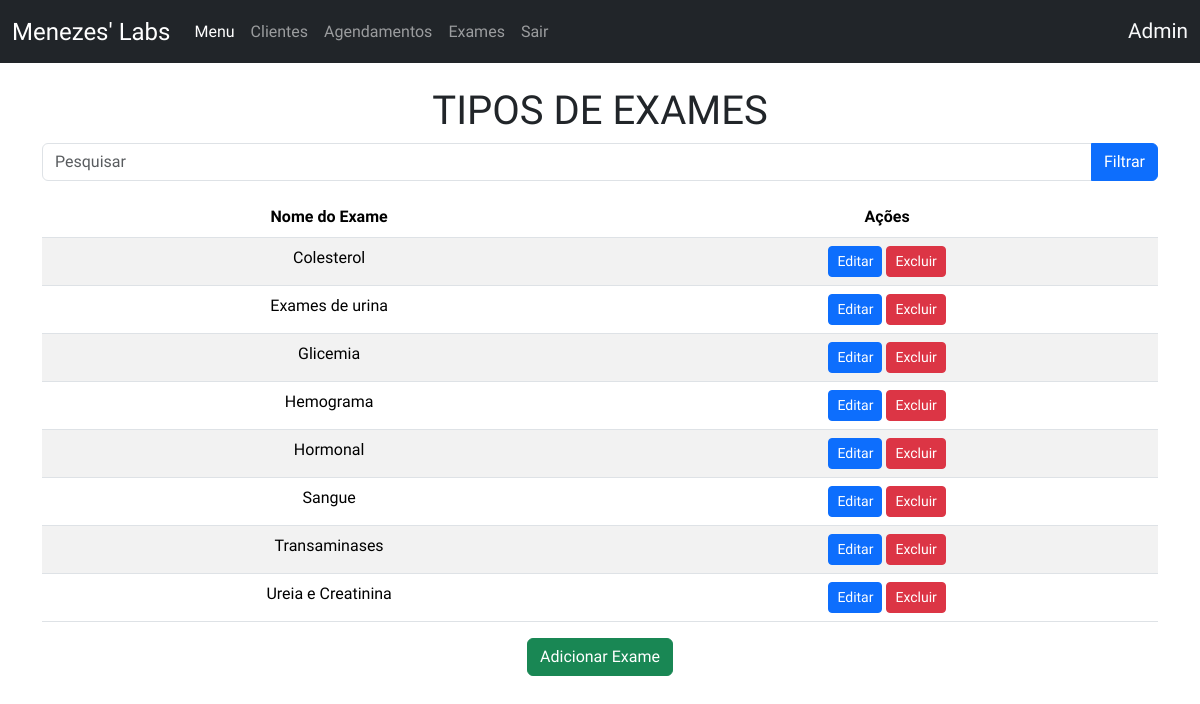
/exames-admin/ (signed in), run on the app's committed database.
### crud/models.py (models this page shows, shortened)
class Base(models.Model):
    criado = models.DateTimeField(verbose_name ='Criado em',auto_now_add=True)
    modificado = models.DateTimeField(verbose_name ='Modificado em',auto_now=True)
    ativo = models.BooleanField(verbose_name ='Ativo?',default=True)
    class Meta:
        abstract = True

class Exame(Base):
    nome = models.CharField('Nome',max_length=100)
    class Meta:
        verbose_name = 'Exame'
        verbose_name_plural = 'Exames'
        ordering = ['nome']

### crud/views.py (the view)
# urls.py: path('exames-admin/', AdminExameView.as_view(), name='exames_admin'),
class AdminExameView(UserPassesTestMixin, ListView):
    model = Exame
    template_name = 'adm/exame/list.html'
    context_object_name = 'exames'
    def get_queryset(self):
        query = super().get_queryset()
        filtro_nome = self.request.GET.get('filtro_nome')
        if filtro_nome:
            query = query.filter(nome__startswith=filtro_nome)
        return query
    def test_func(self):
        return self.request.user.is_superuser

### crud/templates/adm/exame/list.html (shortened to what this page needs)
{% extends 'base.html' %}
{% block content %}
    <div class="table-container" style="text-align: center;">
        <h1 style="margin-top: 3vh;">Tipos de Exames</h1>
        <form class="mb-3" method="get" action="">
            <div class="input-group">
                <input class="form-control" type="text" name="filtro_nome" placeholder="Pesquisar">
                <button class="btn btn-primary" type="submit">Filtrar</button>
            </div>
        </form>
        <table class="table table-striped">
            <thead class="thead-dark">
                <tr>
                    <th scope="col"><strong>Nome do Exame</strong></th>
                    <th scope="col"><strong>Ações</strong></th>
                </tr>
            </thead>
            <tbody>
                {% for exame in exames %}
                    <tr>
                        <td>{{ exame.nome }}</td>
                        <td>
                            <a href="{% url 'exames_update_admin' pk=exame.pk %}" class="btn btn-primary btn-sm">Editar</a>
                            <a href="{% url 'exames_delete_admin' pk=exame.pk %}" class="btn btn-danger btn-sm">Excluir</a>
                        </td>
                    </tr>
                {% endfor %}
                </tbody>
            </table>
            <a href="{% url 'exames_create_admin' %}" class="btn btn-success button mb-4">Adicionar Exame</a>
{% endblock %}

### crud/templates/componentes/navbar.html (shortened to what this page needs)
<nav class="navbar navbar-expand-lg navbar-dark bg-dark">
  <div class="container-fluid">
    <a class="navbar-brand" style="font-size: 1.5em;" href="{% url 'index' %}">Menezes' Labs</a>
    <div class="collapse navbar-collapse" id="navbarText">
      <ul class="navbar-nav me-auto mb-2 mb-lg-0">
        <li class="nav-item">
          <a class="nav-link active" aria-current="page" href="{% url 'index' %}">
            {% if user.is_superuser %}
              Menu
            {% else %}
              Meus exames
            {% endif %}
          </a>
        </li>
        {% if user.is_superuser %}
        <li class="nav-item">
          <a class="nav-link" href="{% url 'usuarios_admin' %}">Clientes</a>
        </li>
          <li class="nav-item">
            <a class="nav-link" href="{% url 'admin' %}">Agendamentos</a>
          </li>
          <li class="nav-item">
            <a class="nav-link" href="{% url 'exames_admin' %}">Exames</a>
          </li>
        {% endif %}
        {% if user.is_authenticated %}
          <li class="nav-item">
            <a class="nav-link" href="{% url 'account_logout' %}">Sair</a>
          </li>
        {% endif %}
      </ul>
      {% if user.is_authenticated %}
        <span class="navbar-text text-light ms-auto" style="font-size: 1.3em;">
          {{ user|capfirst }}
        </span>
      {% else %}
        <span class="navbar-text text-light ms-auto" style="font-size: 1.3em;">
          <a class="nav-link" href="{% url 'account_login' %}">Entrar</a>
        </span>
      {% endif %}
    </div>
  </div>
</nav>

### crud/static/styles.css (style rules this page uses)
* { font-family: "Raleway", sans-serif; font-optical-sizing: auto; font-weight: 400; font-style: normal; }

### crud/templates/base.html (style rules this page uses)
h1 { text-transform: uppercase; }

### data on the page
Exame: nome "Colesterol"
Exame: nome "Exames de urina"
Exame: nome "Glicemia"
Exame: nome "Hemograma"
Exame: nome "Hormonal"
Exame: nome "Sangue"
Exame: nome "Transaminases"
Exame: nome "Ureia e Creatinina"

### other printed values
{{ user|capfirst }} "Admin"
